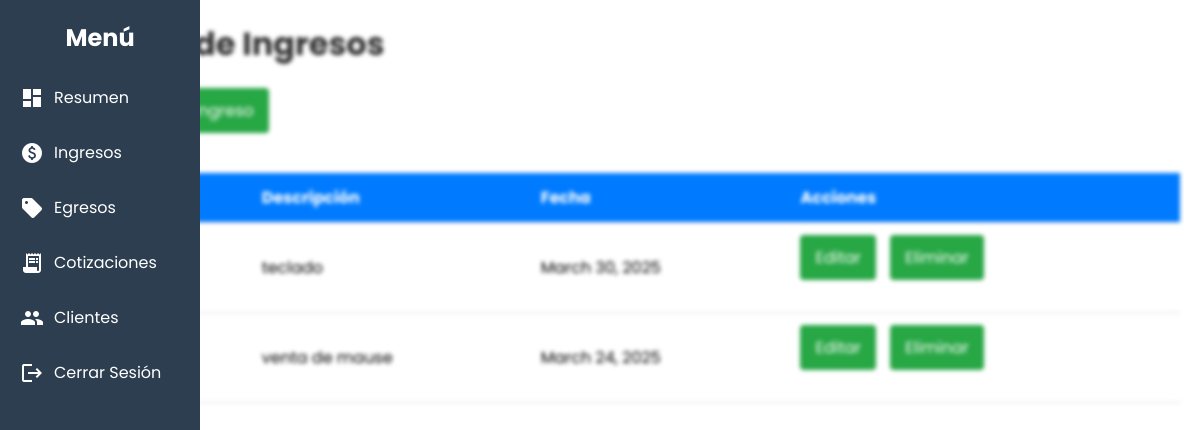
The page /finanzas/ingresos/ (signed in) on the database as committed earlier.
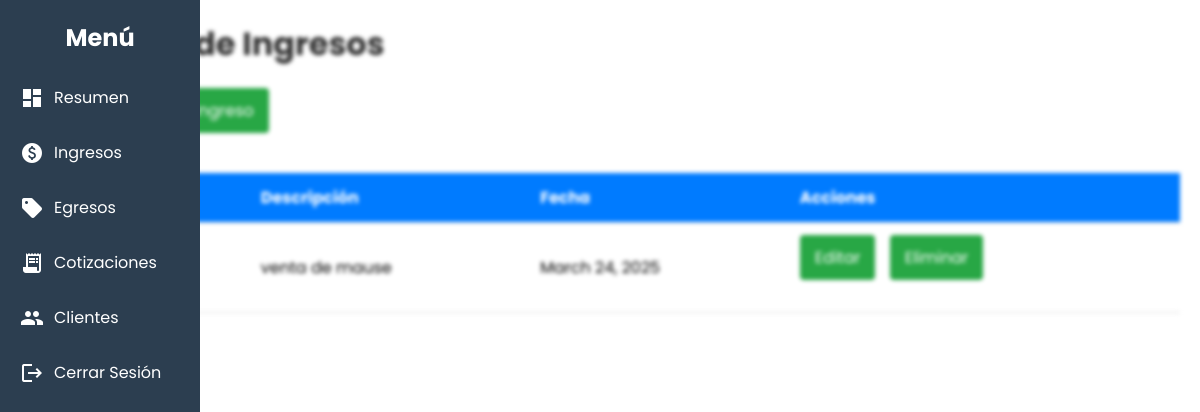
The same page on the database as committed later.
### finanzas/models.py (models this page shows)
class Ingreso(models.Model):
    usuario = models.ForeignKey(User, on_delete=models.CASCADE)
    monto = models.DecimalField(max_digits=10, decimal_places=2)
    descripcion = models.CharField(max_length=255)
    fecha = models.DateField(auto_now_add=True)

### finanzas/views.py (the view)
# urls.py: path('ingresos/', lista_ingresos, name='lista_ingresos'),
@login_required
def lista_ingresos(request):
    ingresos = Ingreso.objects.filter(usuario=request.user).order_by('-fecha')
    return render(request, 'finanzas/lista_ingresos.html', {'ingresos': ingresos})

### finanzas/templates/finanzas/lista_ingresos.html (shortened to what this page needs)
{% extends 'finanzas/menu.html' %}
{% block content %}
    <h1>Lista de Ingresos</h1>
    <a href="{% url 'crear_ingreso' %}"class="btn">Agregar Ingreso</a>
    <table>
        <tr>
            <th>Monto</th>
            <th>Descripción</th>
            <th>Fecha</th>
            <th>Acciones</th>
        </tr>
        {% for ingreso in ingresos %}
        <tr>
            <td>{{ ingreso.monto }}</td>
            <td>{{ ingreso.descripcion }}</td>
            <td>{{ ingreso.fecha }}</td>
            <td class="actions">
                <a href="{% url 'editar_ingreso' ingreso.pk %}"class="btn">Editar</a>
                <a href="{% url 'eliminar_ingreso' ingreso.pk %}"class="btn">Eliminar</a>
            </td>
        </tr>
        {% endfor %}
    </table>
{% endblock %}

### finanzas/templates/finanzas/menu.html (shortened to what this page needs)
<!DOCTYPE html>
<html lang="es">
<head>
    {% load static %}
    <link rel="stylesheet" href="{% static 'css/menu.css' %}">
    <link rel="stylesheet" href="{% static 'css/resumen.css' %}">
</head>
<body>
    <div class="menu-lateral">
        <h2>Menú</h2>
        <ul>
            <li>
                <a href="{% url 'resumen_finanzas' %}"><i class="material-icons">dashboard</i> Resumen</a>
            </li>
            <li><a href="{% url 'lista_ingresos' %}"><i class="material-icons">paid</i>Ingresos</a></li>
            <li><a href="{% url 'lista_egresos' %}"><i class="material-icons">sell</i> Egresos</a></li>
            <li><a href="{% url 'lista_cotizaciones' %}"><i class="material-icons">receipt_long</i>Cotizaciones</a></li>
            <li><a href="{% url 'lista_clientes' %}"><i class="material-icons">group</i>Clientes</a></li>
            <li><a href="{% url 'usuarios:logout' %}"><i class="material-icons">logout</i></i> Cerrar Sesión</a></li>
        </ul>
    </div>
    <div class="contenido-principal">
        {% block content %}{% endblock %}
    </div>
</body>
</html>

### usuarios/static/css/menu.css (style rules this page uses)
* { margin: 0px; padding: 0px; box-sizing: border-box; }
:root { --border_btns: 8px; }
body { font-family: "Poppins", sans-serif; margin: 0; padding: 0; display: flex; }
.menu-lateral { width: 5%; background-color: #2c3e50; height: 100vh; padding: 20px 10px; position: fixed; left: 0; top: 0; transition: width 0.3s ease; overflow: hidden; z-index: 1000; }
.menu-lateral h2 { color: #fff; text-align: center; margin-bottom: 20px; white-space: nowrap; opacity: 1; transition: opacity 0.3s ease; }
.menu-lateral ul { list-style: none; padding: 0; }
.menu-lateral ul li { margin-bottom: 10px; }
.menu-lateral ul li a { color: #fff; text-decoration: none; display: flex; align-items: center; padding: 10px; border-radius: 4px; transition: background-color 0.3s; white-space: nowrap; opacity: 0; transition: opacity 0.3s ease; }
.menu-lateral ul li a i { margin-right: 10px; }
.contenido-principal { margin-left: 90px; padding: 20px; width: calc(100% - 90px); transition: margin-left 0.3s ease, filter 0.3s ease; }
table { width: 100%; border-collapse: collapse; margin-top: 20px; }
th, td { padding: 12px; text-align: left; border-bottom: 1px solid #ddd; }
th { background-color: #007bff; color: #fff; }
.actions a { margin-right: 10px; color: #ffffff; text-decoration: none; }
a.btn { display: inline-block; padding: 10px 15px; background-color: #28a745; color: #fff; text-decoration: none; border-radius: 4px; margin-bottom: 20px; }

### usuarios/static/css/resumen.css (style rules this page uses)
* { margin: 0px; padding: 0px; box-sizing: border-box; }
:root { --border_btns: 8px; --color_btns: rgb(70, 117, 222); --color_btns_hover: rgb(43, 91, 195); --color_menu: rgb(20, 20, 30); --color_tablero_top: rgb(255, 255, 255); --color_tablero_main: rgb(249, 249, 249); --color_cards: rgb(255, 255, 255); }
body { font-family: "Poppins", sans-serif; margin: 0; padding: 0; }
h1 { color: #333; margin-bottom: 20px; }

Rows that differ between the two databases and show on the page:
removed Ingreso: descripcion "teclado", fecha "March 30, 2025"
